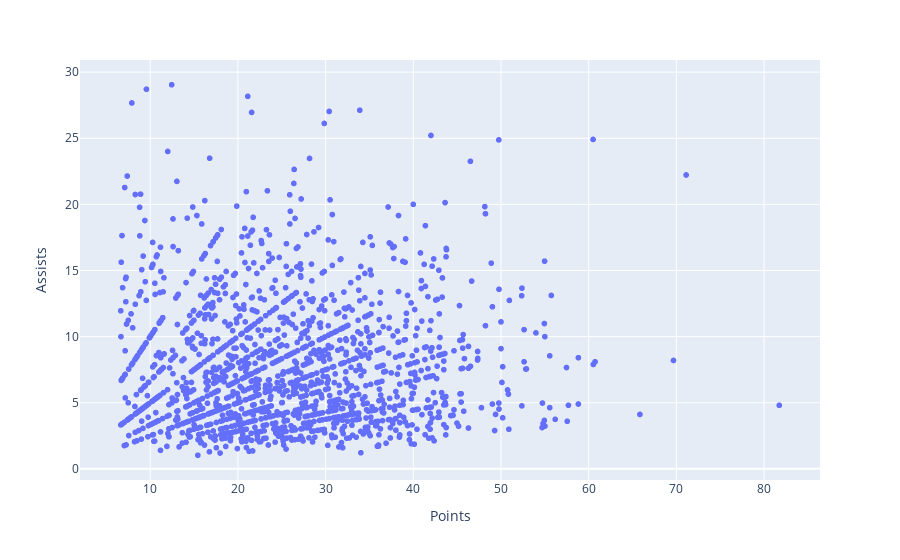

The notebook cell this image was saved under:
### Code cell
fig = px.scatter(h2h_df[is_outlier == False], x='PLAYER_PTS', y='MATCHUP_AST', 
                    labels={
                     'PLAYER_PTS': 'Points',
                     'MATCHUP_AST': 'Assists',
                     'MATCHUP_TOV': 'Turnovers'
                    })
fig.show()

### Figure 1 — Plotly figure (JSON) as saved in the notebook; plotly's stock layout.template omitted (floating-point values rounded to 4 significant figures; data arrays with more than 128 entries replaced by an {"elided": "..."} marker saying what was removed)
{"data": [{"hovertemplate": "Points=%{x}<br>Assists=%{y}<extra></extra>", "legendgroup": "", "marker": {"color": "#636efa", "symbol": "circle"}, "mode": "markers", "name": "", "showlegend": false, "type": "scattergl", "x": {"elided": "1674 float values"}, "xaxis": "x", "y": {"elided": "1674 float values"}, "yaxis": "y"}], "layout": {"legend": {"tracegroupgap": 0}, "margin": {"t": 60}, "xaxis": {"anchor": "y", "domain": [0, 1], "title": {"text": "Points"}}, "yaxis": {"anchor": "x", "domain": [0, 1], "title": {"text": "Assists"}}}}
